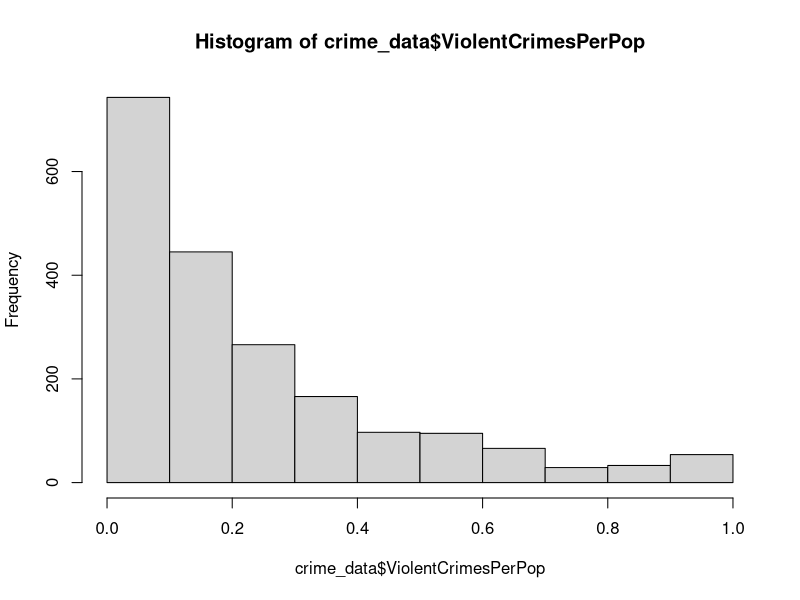
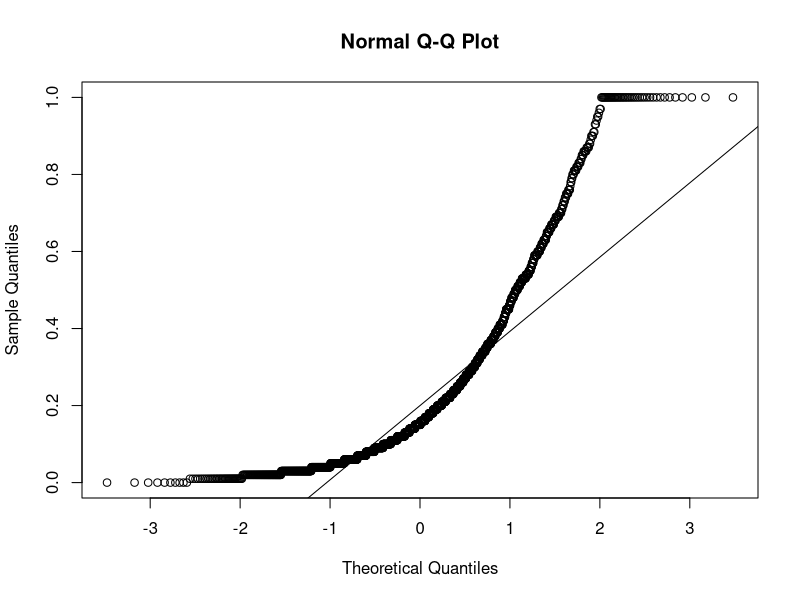
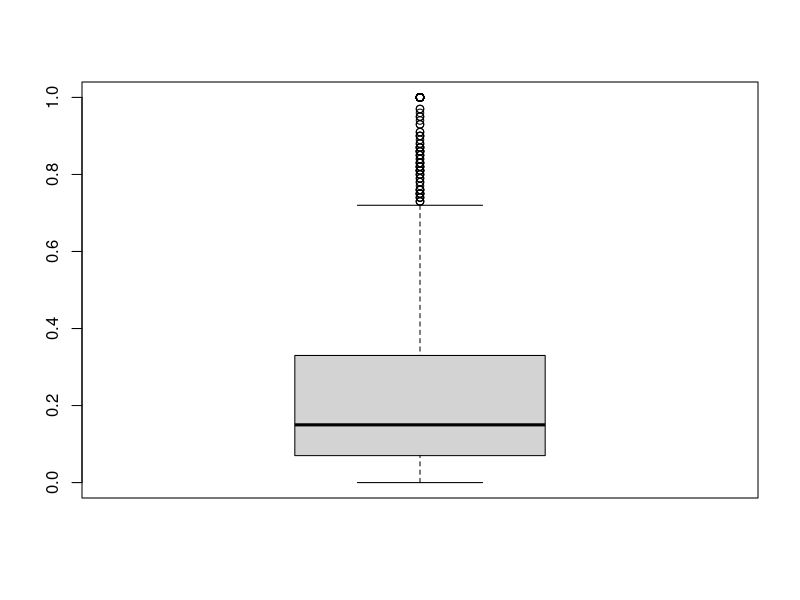
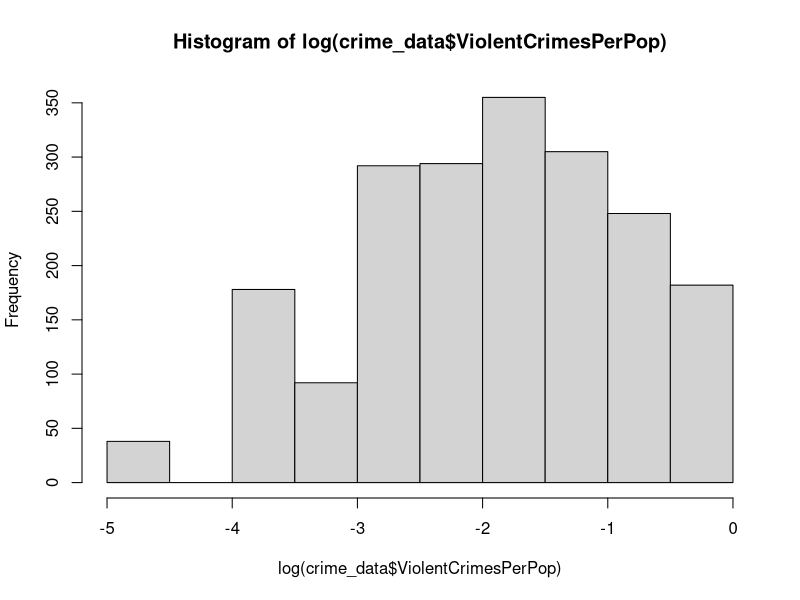
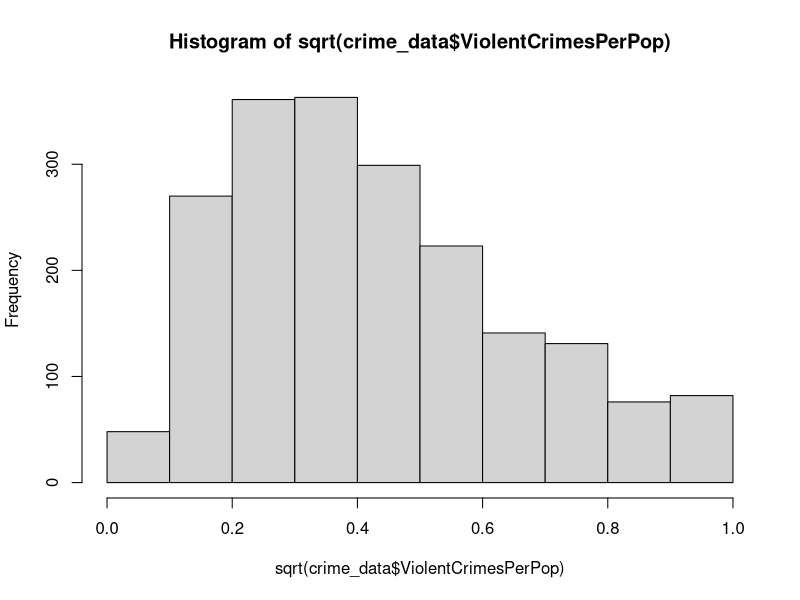
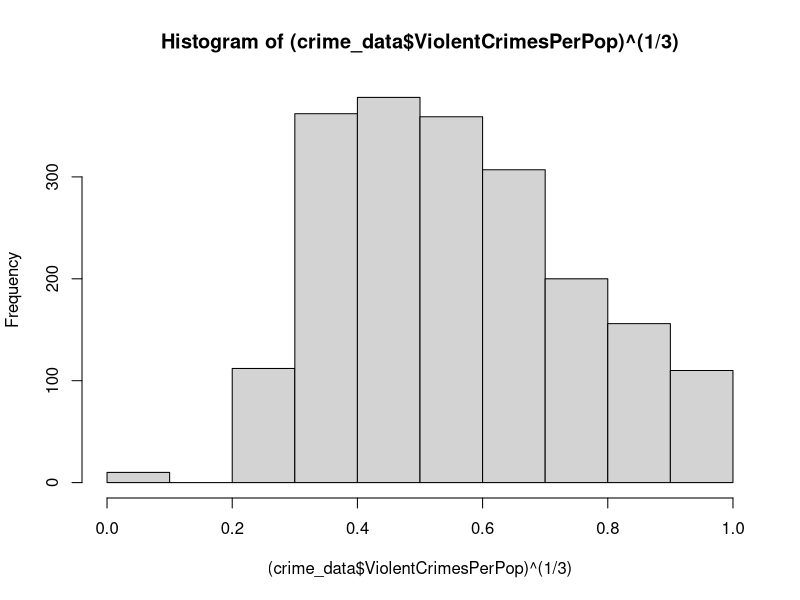
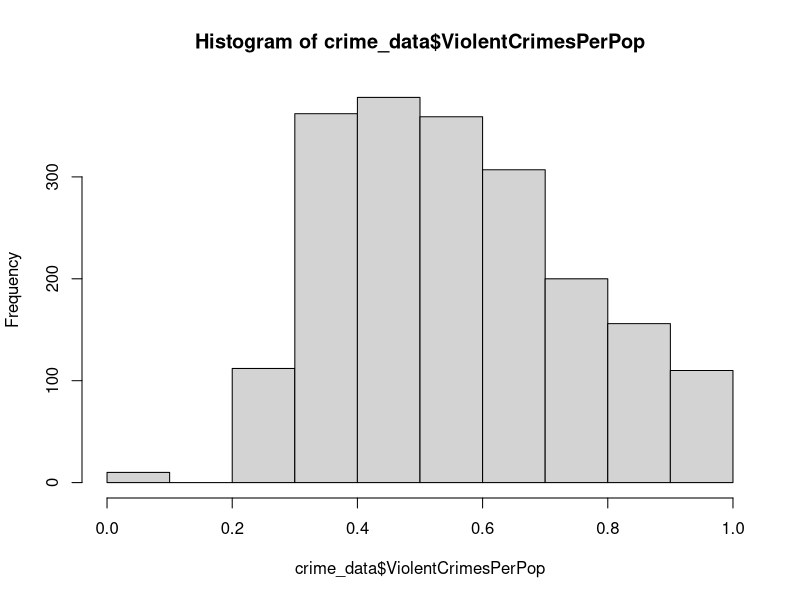
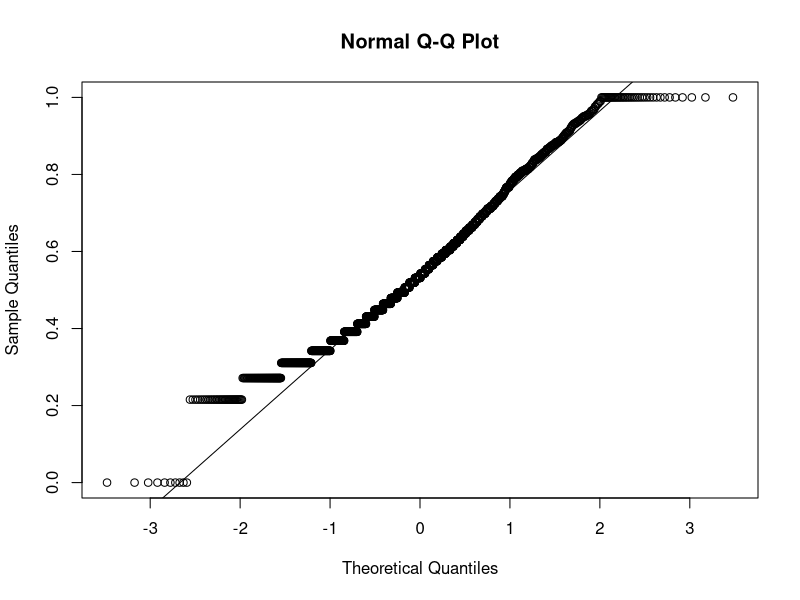

Generate these figures, in order, with R: (Note: this script raises an error after producing the figures.)
#Set the working director in order to import data
setwd('/Users/erinstafford/Documents/Github/Linear_Models_Final') 

#You will probably have a different file path 

#read the data into R
crime_data = read.csv("communities.txt")

#ignoring location information and columns with more than 1000 instances missing
crime_data = cbind(crime_data[-c(1:5,127,125:122,118:102,129)])

#look at distribution of violent crime
hist(crime_data$ViolentCrimesPerPop) # this is not normally distributed - skewed

# further proof of skew
qqnorm(crime_data$ViolentCrimesPerPop) 
qqline(crime_data$ViolentCrimesPerPop)

#box plots can show outliers
boxplot(crime_data$ViolentCrimesPerPop) 
#apparently there are many outliers in this data set, all of them are > 0.7 ViolentCrimesPerPop
#These may be the points we most want to know about so dont throw them away

#To fix this problem - transform the data
#We do not need to scale the data because all attributes are alreay between 0 and 1
#Note: If skewness value lies above +1 or below -1, data is highly skewed. If it lies between +0.5 to -0.5, it is moderately skewed. If the value is 0, then the data is symmetric
library(e1071)
skewness(crime_data$ViolentCrimesPerPop) # highly skewed
#For right skewed data, common tansformations include square root, cube root, and log
hist(log(crime_data$ViolentCrimesPerPop))#still pretty skewed

hist(sqrt(crime_data$ViolentCrimesPerPop)) 
skewness(sqrt(crime_data$ViolentCrimesPerPop)) #still pretty skewed

hist((crime_data$ViolentCrimesPerPop)^(1/3)) 
skewness((crime_data$ViolentCrimesPerPop)^(1/3)) #moderately skewed, but looks the best

#apply transformation
crime_data$ViolentCrimesPerPop = (crime_data$ViolentCrimesPerPop)^(1/3)
#look at new distribution of violent crime
hist(crime_data$ViolentCrimesPerPop) # this is not normally distributed - skewed

#Much better
qqnorm(crime_data$ViolentCrimesPerPop) 
qqline(crime_data$ViolentCrimesPerPop)

#box plot shows no outliers!
boxplot(crime_data$ViolentCrimesPerPop) 

#look at correlations to see which attributes are most correlated with violont crime (vc)
c = cor(na.omit(crime_data))
corr_vc = c[101,]
length(which(corr_vc > 0.55)) 

#the values that satisfy which(corr_vc > 0.6) are the 7 most correlated (positive)
pairs(crime_data[which(corr_vc > 0.55)])

length(which(corr_vc < -0.65)) 
pairs(cbind(crime_data[which(corr_vc < -0.65)],crime_data$ViolentCrimesPerPop))
#the values that satisfy which(corr_vc < -0.65) are the 5 most correlated (negative)

#For now we will loot at
#racepctblack, pctWPubAsst, MalePctDivorce, FemalePctDiv,TotalPctDiv,PctIlleg +
#racePctWhite,PctFam2Par, PctKids2Par, PctYoungKids2Par, PctTeen2Par -

#These are probably highly correlated with each other, but we'll go back to that

#Are these highly correlated attributes normally distributed? -no
hist((crime_data$racepctblack)^(1/3))
skewness((crime_data$racepctblack)^(1/3)) #needed transformation

hist((crime_data$pctWPubAsst)) #need transformation
hist((crime_data$pctWPubAsst)^(1/3))
skewness((crime_data$pctWPubAsst)^(1/3))

hist((crime_data$MalePctDivorce)) #this one is fine
skewness((crime_data$MalePctDivorce))

#speed this process up
list_attr = cbind(crime_data$racepctblack, crime_data$pctWPubAsst, crime_data$MalePctDivorce, crime_data$FemalePctDiv,crime_data$TotalPctDiv,crime_data$PctIlleg,crime_data$racePctWhite,crime_data$PctFam2Par, crime_data$PctKids2Par, crime_data$PctYoungKids2Par, crime_data$PctTeen2Par)
for (i in 1:ncol(list_attr)){
  if (skewness(list_attr[,i]) > 0.5){
    list_attr[,i] = list_attr[,i]^(1/3)
  }
  hist(list_attr[,i])
}
 #the race data is still skewed but the rest looks good

#Lets try a model using these factors
mod.most_cor = lm(ViolentCrimesPerPop~racepctblack+ pctWPubAsst+TotalPctDiv+MalePctDivorce+ FemalePctDiv+PctIlleg+PctFam2Par+racePctWhite+ PctKids2Par+ PctYoungKids2Par+ PctTeen2Par, data = crime_data)
plot(mod.most_cor)  #looks like there's some outliers, also large residuals
summary(mod.most_cor)

#What happens when we remove 376,774,1231 (the outliers)
crime_data_rmo = crime_data[-c(376,774,1231),]
mod.most_cor = lm(ViolentCrimesPerPop~racepctblack+ pctWPubAsst+TotalPctDiv+MalePctDivorce+ FemalePctDiv+PctIlleg+PctFam2Par+racePctWhite+ PctKids2Par+ PctYoungKids2Par+ PctTeen2Par, data = crime_data_rmo)
plot(mod.most_cor)  #looks like there's some outliers, also large residuals
summary(mod.most_cor)

#there doesn't seem to be much difference

#Lets see if the attributes we're using are really the best by doing PCA
